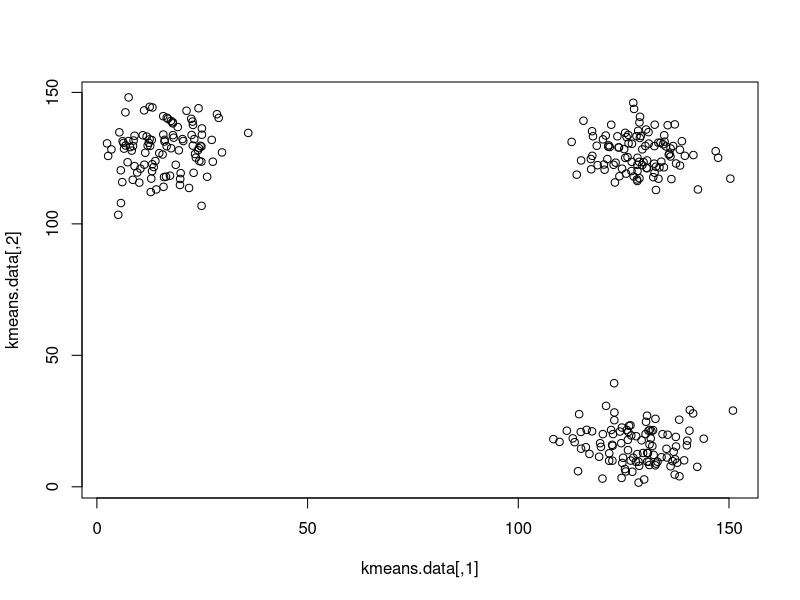
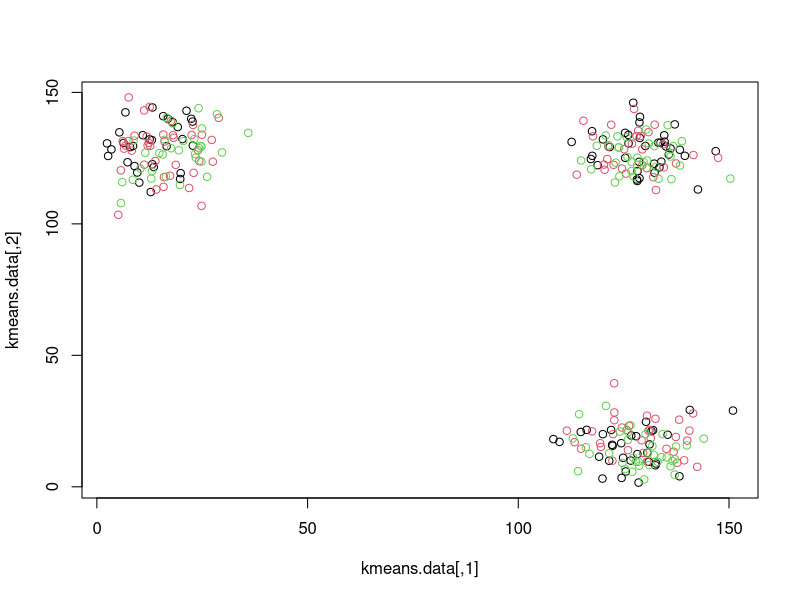
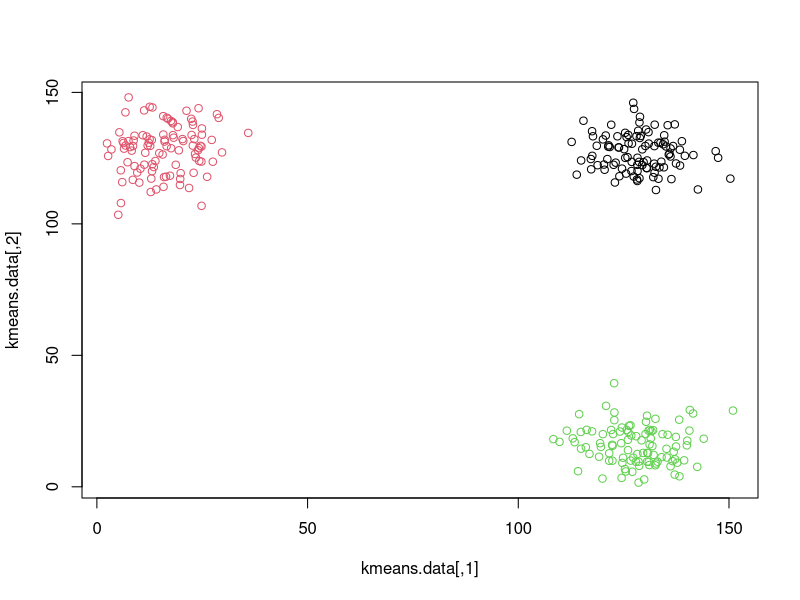
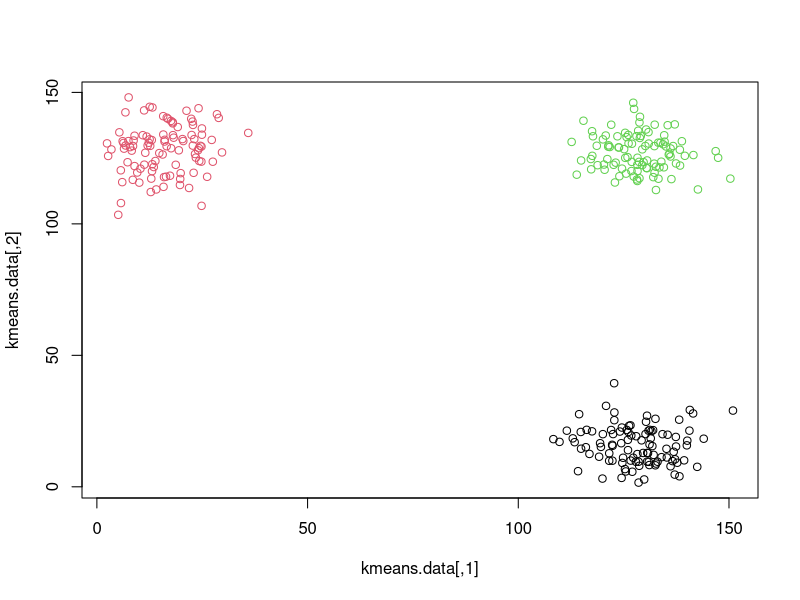
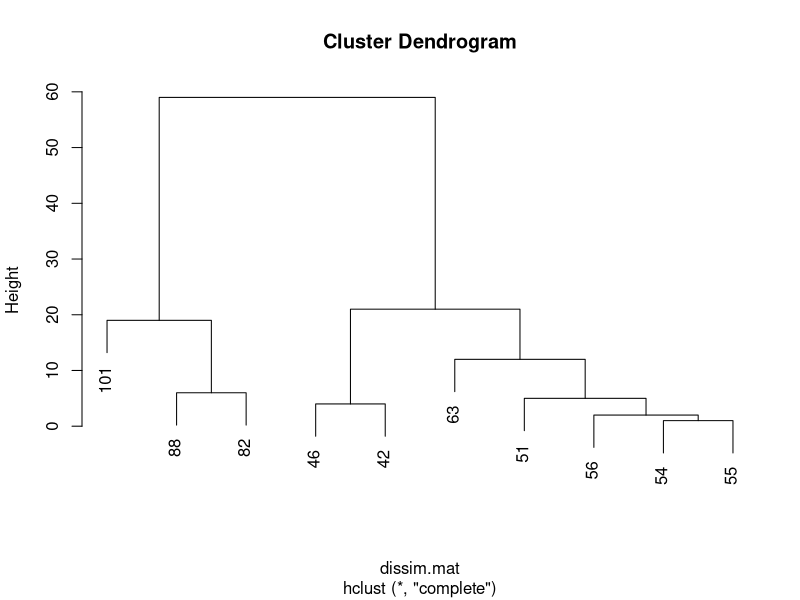
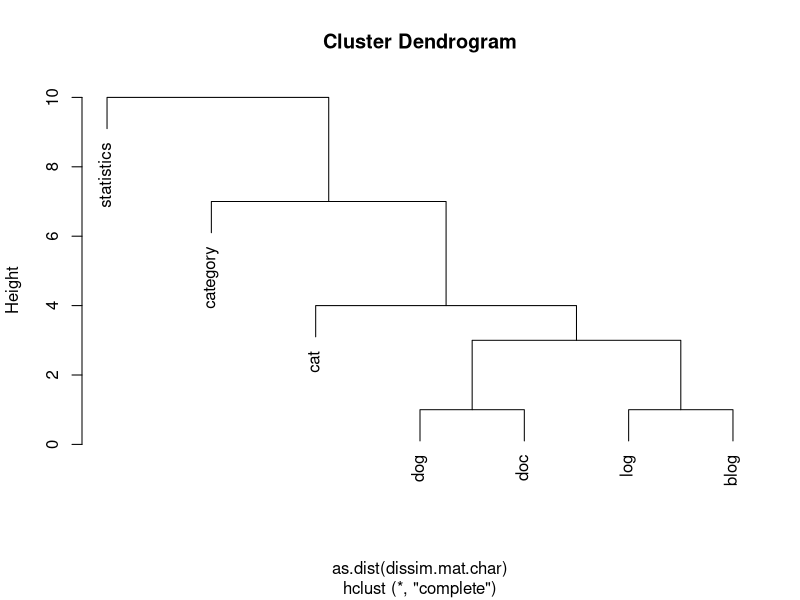

The R script that drew these images, in order:
## ---- chunk 1
knitr::opts_chunk$set(echo = TRUE)
## ---- chunk 2
cluster_1 <- c(10, 7, 10, 11, 9)
cluster_2 <- c(23, 22, 19, 22, 21)
## ---- chunk 3
cluster_1.prototype <- mean(cluster_1)
cluster_2.prototype <- mean(cluster_2)
## ---- chunk 4
word_cluster <- c("dog", "doc", "dot", "bog", "log")
## ---- chunk 5
c.size <- 100
c1.true <- c(16, 128)
c2.true <- c(128, 16)
c3.true <- c(128, 128)
c1.gen <- cbind(rnorm(c.size, mean=c1.true[1], sd=8), rnorm(c.size, mean=c1.true[2], sd=8))
c2.gen <- cbind(rnorm(c.size, mean=c2.true[1], sd=8), rnorm(c.size, mean=c2.true[2], sd=8))
c3.gen <- cbind(rnorm(c.size, mean=c3.true[1], sd=8), rnorm(c.size, mean=c3.true[2], sd=8))

kmeans.data <- rbind(c1.gen, c2.gen, c3.gen)
plot(kmeans.data)
## ---- chunk 6
euclidean.distance.2d <- function(a, b) {  return(sqrt((a[1] - b[1])**2 + (a[2] - b[2])**2)) }

k <- 3
## ---- chunk 7
# To do this, we can shuffle our data around then assign the first third of the data to cluster 1, the second third 
# to cluster 2, and the last third of the data to cluster 3. 
kmeans.data <- kmeans.data[sample(nrow(kmeans.data)),] 
cluster.ids <- rep(1:3, rep(nrow(kmeans.data)/k, k))
cluster.centroids <- rep(0, k)
## ---- chunk 8
plot(kmeans.data, col=cluster.ids)
## ---- chunk 9
while (TRUE) {
  # Step 2: Update cluster centroids.
  c.sizes <- rep(0, k)                   # Used to keep track of cluster sizes.
  c.totals <- matrix(0, nrow=k, ncol=2)  # Used to keep track of cluster magnitudes (intermediate step in computing centroids)
  for (j in 1:length(cluster.ids)) {
    c.id <- cluster.ids[j]
    c.sizes[c.id] <- c.sizes[c.id] + 1
    c.totals[c.id,1] <- c.totals[c.id,1] + kmeans.data[j,1]
    c.totals[c.id,2] <- c.totals[c.id,2] + kmeans.data[j,2]
  }
  # Compute centroids.
  cluster.centroids <- c.totals / c.sizes
  
  # Step 3: Reassign data points to cluster with closest centroid.
  # If nothing changes, we'll say that clustering has converged.
  something_changed <- FALSE
  for (j in 1:length(cluster.ids)) {
    min_dist <- Inf
    c.id <- 0
    for (c in 1:k) {
      dist <- euclidean.distance.2d(kmeans.data[j,], cluster.centroids[c,])
      if (dist < min_dist) {
        min_dist <- dist
        c.id <- c
      }
    }
    if (c.id != cluster.ids[j]) { something_changed <- TRUE }
    cluster.ids[j] <- c.id
  }
  if (!something_changed) { break }
}
## ---- chunk 10
plot(kmeans.data, col=cluster.ids)
## ---- chunk 11
kmeans.cluster <- kmeans(kmeans.data, k, 1000)
plot(kmeans.data, col=kmeans.cluster[["cluster"]])
## ---- chunk 12
# This should give us three normally distributed clusters where each cluster's mean is uniformally distributed between 1 and 100 with a sd of 10.
hclust.data <- floor(rnorm(10, floor(runif(3, 1, 100)), 10))
## ---- chunk 13
# We'll provide our data and that we'd like to use euclidean distance.
dissim.mat <- dist(hclust.data, method="euclidean")
## ---- chunk 14
hclusters <- hclust(dissim.mat)
## ---- chunk 15
plot(hclusters, labels=as.character(hclust.data))
## ---- chunk 16
hclust.data.char <- c("dog", "doc", "log", "blog", "cat", "category", "statistics")
## ---- chunk 17
dissim.mat.char <- adist(hclust.data.char)
## ---- chunk 18
hclusters.char <- hclust(as.dist(dissim.mat.char))
plot(hclusters.char, labels=hclust.data.char)
